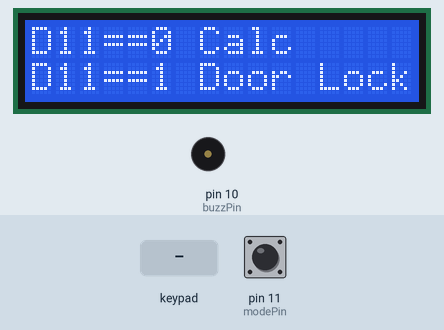
Recording of a sketch running on a simulated Arduino Uno, built with avr-gcc and run on an emulated ATmega328P. On the bench: 16×2 character LCD, buzzer (waves = sounding, pin HIGH). The test bench sets the inputs (shaded band); at power-on: pin 11 (modePin) HIGH. EEPROM starts erased.

Above: at 0.1 s.
3.3 s: keypad keys 2 3 4 5 A pressed 0.4 s apart
At 6.7 s:
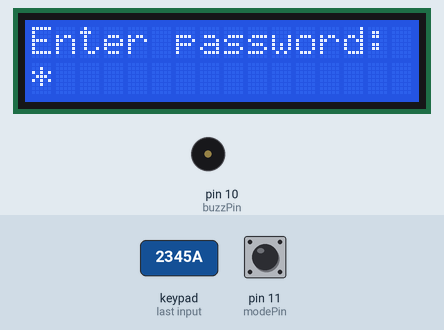
7.0 s: key '1' pressed
At 7.9 s:
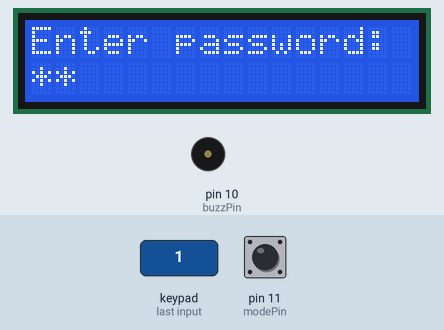
8.5 s: keypad keys 2 3 4 5 pressed 0.4 s apart
At 9.6 s:
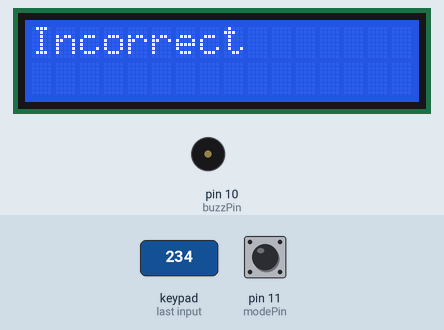
11.6 s: key '#' pressed
At 12.6 s:
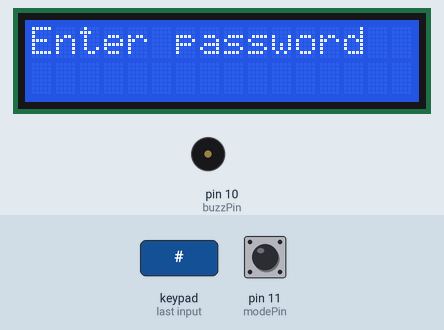
13.1 s: keypad keys 2 3 4 5 # pressed 0.4 s apart
At 14.8 s:
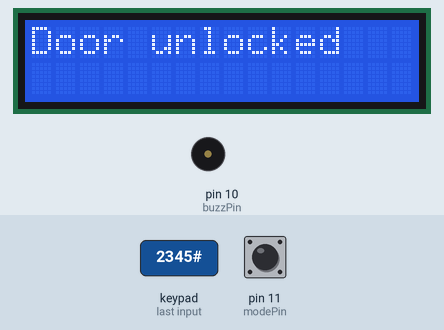
18.1 s: pin 11 (modePin) pulled LOW for 1 s
At 19.6 s:
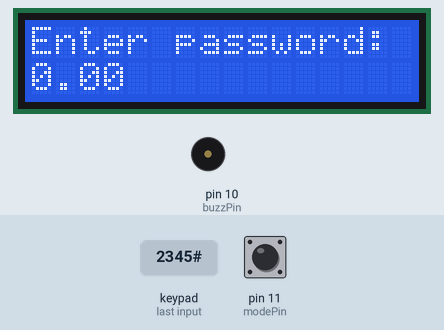
Timing chart, 0 to 21.1 s (numbered marks = the images above; inputs shaded):
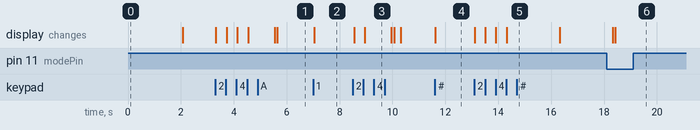

The sketch:

door_lock_cum_calculator.ino
```cpp
#include <LiquidCrystal.h>
#include <Keypad.h>
#include <EEPROM.h>

int mode;         // mode determines whether to use calc or door lock
int buzzPin = 10; // to alert by buzzer for 3 wrong attempts
int modePin = 11; // will determine calc or door lock

// Calculator variables
String operand1 = "";     // where num1 keys will accumulate
String operand2 = "";     // where num2 keys will accumulate
String operatorChar = ""; // where operation keys will accumulate
int num1 = 0;             // actual number1 to be used in operation
int num2 = 0;             // actual number2 to be used in operation
float result = 0.0;
int secondline = 0;     // increment it to display each character of result
int firstline = 0;      // increment it to display each character of num1,operator and num2
bool calculate = false; // condition

// Door Lock variables
String password = "";   // the user defined password
String input = "";      // the user's input
bool unlocked = false;  // whether the door is unlocked or not
byte count = 0;         // represents no of elements entered for displaying each as '*' on LCD
byte false_counter = 0; // represents no of false attempts to alert by buzzer

// Define the address in EEPROM to store the password
int address = 0;

// Define the pins for the LCD and keypad
const byte ROWS = 4, COLS = 4; // 4*4 keypad
char keys[ROWS][COLS] = {
    {'1', '2', '3', 'A'},
    {'4', '5', '6', 'B'},
    {'7', '8', '9', 'C'},
    {'*', '0', '#', 'D'}};

byte rowPins[ROWS] = {2, 3, 4, 5}; // Digital pins
byte colPins[COLS] = {6, 7, 8, 9}; // Digital pins

// Initialize the LCD and keypad
LiquidCrystal lcd(A0, A1, A2, A3, A4, A5);
Keypad keypad(makeKeymap(keys), rowPins, colPins, ROWS, COLS);

void setup()
{
  pinMode(buzzPin, OUTPUT); // will go to buzzer
  pinMode(modePin, INPUT);  // will determine mode(pin D11)
  lcd.begin(16, 2);         // Set up the LCD
  lcd.print("D11==0 Calc");
  lcd.setCursor(0, 1);
  lcd.print("D11==1 Door Lock");
  delay(2000);
  lcd.clear();
  keypad.setDebounceTime(50); // Set up the keypad
}

void loop()
{
  mode = digitalRead(modePin); // set it low or high
  if (mode == LOW)
  {
    calculator();
  }
  else if (mode == HIGH)
  {
    doorLock();
  }
}

void calculator()
{
  char key = keypad.getKey(); // take key
  if (key == '*' && key != NO_KEY)
  { // to make sure key is actually pressed
    // clear door lock variables and display when mode is changed
    input = "";
    password = "";
    count = 0;
    lcd.setCursor(0, 0);
    clearDisplayAndVars(); // Clear display and variables
  }
  if (key == '#' && key != NO_KEY)
  {
    doCalculation();     // Do the calculation
    lcd.setCursor(0, 1); // Result will be written on the second row,1st column onwards
    lcd.print(result);   // Calculation result will be shown
    delay(1000);
  }
  else if (key == '1' || key == '2' || key == '3' || key == '4' || key == '5' || key == '6' || key == '7' || key == '8' || key == '9' || key == '0' && key != NO_KEY)
  {                              // A number is entered
    lcd.setCursor(firstline, 0); // Inputs will be shown on the first line
    lcd.print(key);
    makeNumbers(key);
    firstline++; // increment to show each entered character
  }
  else if (key != NO_KEY && key != '*')
  {                              // An operator is entered
    lcd.setCursor(firstline, 0); // Operators will be shown on the first line
    // mapping ABCD to +-*/
    if (key == 'A')
    {
      operatorChar = "+";
      lcd.print("+");
    }
    else if (key == 'B')
    {
      operatorChar = "-";
      lcd.print("-");
    }
    else if (key == 'C')
    {
      operatorChar = "*";
      lcd.print("*");
    }
    else if (key == 'D')
    {
      operatorChar = "/";
      lcd.print("/");
    }
    secondline++;
    firstline++;
  }
}

void clearDisplayAndVars()
{ // clears everything to do next operation
  lcd.clear();
  operand1 = "";
  operand2 = "";
  operatorChar = "";
  secondline = 0;
  firstline = 0;
  result = 0.0;
  calculate = false;
}

void makeNumbers(char key)
{
  if (operatorChar == "")
  {                  // entering first num till operator is not entered
    operand1 += key; // accumulate all keys in op1
  }
  else if (operatorChar.length() == 1 and calculate == false)
  {
    // First number completed,checks operator entered and '#' is not yet entered to do calculation
    operand2 += key; // accumulate all keys in op2
  }
  num1 = operand1.toInt(); // converts all accumulated keys to operatable values
  num2 = operand2.toInt(); // has a limit of how much number calculation it can handle
}

void doCalculation()
{
  calculate = true;
  if (operatorChar == "+")
  {
    result = num1 + num2;
  }
  else if (operatorChar == "-")
  {
    result = num1 - num2;
  }
  else if (operatorChar == "*")
  {
    result = num1 * num2;
  }
  else if (operatorChar == "/")
  {
    result = float(num1) / float(num2);
  }
}

void doorLock()
{
  char key = keypad.getKey();
  // If a key is pressed, then only add it to the input
  if (key)
  {
    if (key == '*')
    { // to clear display, calc variables and to set new user defined password again
      clearDisplayAndVars();
      input = "";
      password = "";
      count = 0;
      lcd.clear();
      lcd.print("Enter new passW");
      lcd.setCursor(0, 1); // password on the 2nd row
      char key = keypad.getKey();
    }
    if (password == "")
    {
      lcd.setCursor(0, 0);
      lcd.print("Enter new passW");
    }
    input += key;            // accumulate keys to input
    lcd.setCursor(count, 1); // move cursor to show each new char as secret ‘*’
    lcd.print("*");
    count++; // increment data array by 1 to store new char, also keep track of the number of chars entered
    if (key == '#')
    { // to clear input
      input = "";
      count = 0;
      lcd.clear();
      lcd.print("Enter password");
      lcd.setCursor(0, 1);
      char key = keypad.getKey();
    }
  }
  // Check if the input is complete
  if (input.length() == 4)
  { // change this 4 to different values
    count = 0;
    // If the password has not been set yet, store the input as the new password
    if (password == "")
    {
      password = input;
      storePassword(password); // in EEPROM
      lcd.clear();
      lcd.print("Password set");
      delay(1000);
      lcd.clear();
      lcd.print("Enter password:");
      input = "";
    }
    // Otherwise, directly check if the input matches the password
    else
    {
      // If the input matches, unlock the door
      if (input == password)
      {
        unlocked = true;
        false_counter = 0;
        lcd.clear();
        lcd.print("Door unlocked");
        delay(2000);
        lcd.clear();
        lcd.print("Enter password:");
        input = ""; // make input null string again to retake input
      }
      // Otherwise, display an error message and reset the input
      else
      {
        false_counter++;
        if (false_counter == 3)
        {
          lcd.clear();
          lcd.print("3 penalties");
          lcd.setCursor(0, 1);
          lcd.print("Beware");
          digitalWrite(buzzPin, HIGH);
          delay(3000);       // to punish the user 5 seconds for 3 wrong attempts
          false_counter = 0; // reset false attempts
          digitalWrite(buzzPin, LOW);
        }
        lcd.clear();
        lcd.print("Incorrect");
        delay(1000);
        lcd.clear();
        lcd.print("Enter password:");
        input = ""; // make input null string again to retake input
      }
      count = 0;
    }
  }
  // If the door is unlocked, display a message
  if (unlocked)
  {
    lcd.clear();
    lcd.print("Welcome!");
    delay(2000);
    lcd.clear();
    lcd.print("Enter password:");
    unlocked = false;
  }
}

// Function to store the password in EEPROM
void storePassword(String password)
{
  for (int i = 0; i < 4; i++)
  { // password length is 4
    EEPROM.write(address + i, password[i]);
  }
}
```

Measured:
- after the input at 3.3 s, the display: first changes at once (image 1 shows a later state)
- after the input at 7.0 s, the display: changes after 0.05 s (image 2)
- after the input at 8.5 s, the display: first changes after 0.05 s (image 3 shows a later state)
- after the input at 11.6 s, the display: changes at once (image 4)
- after the input at 13.1 s, the display: first changes at once (image 5 shows a later state)
